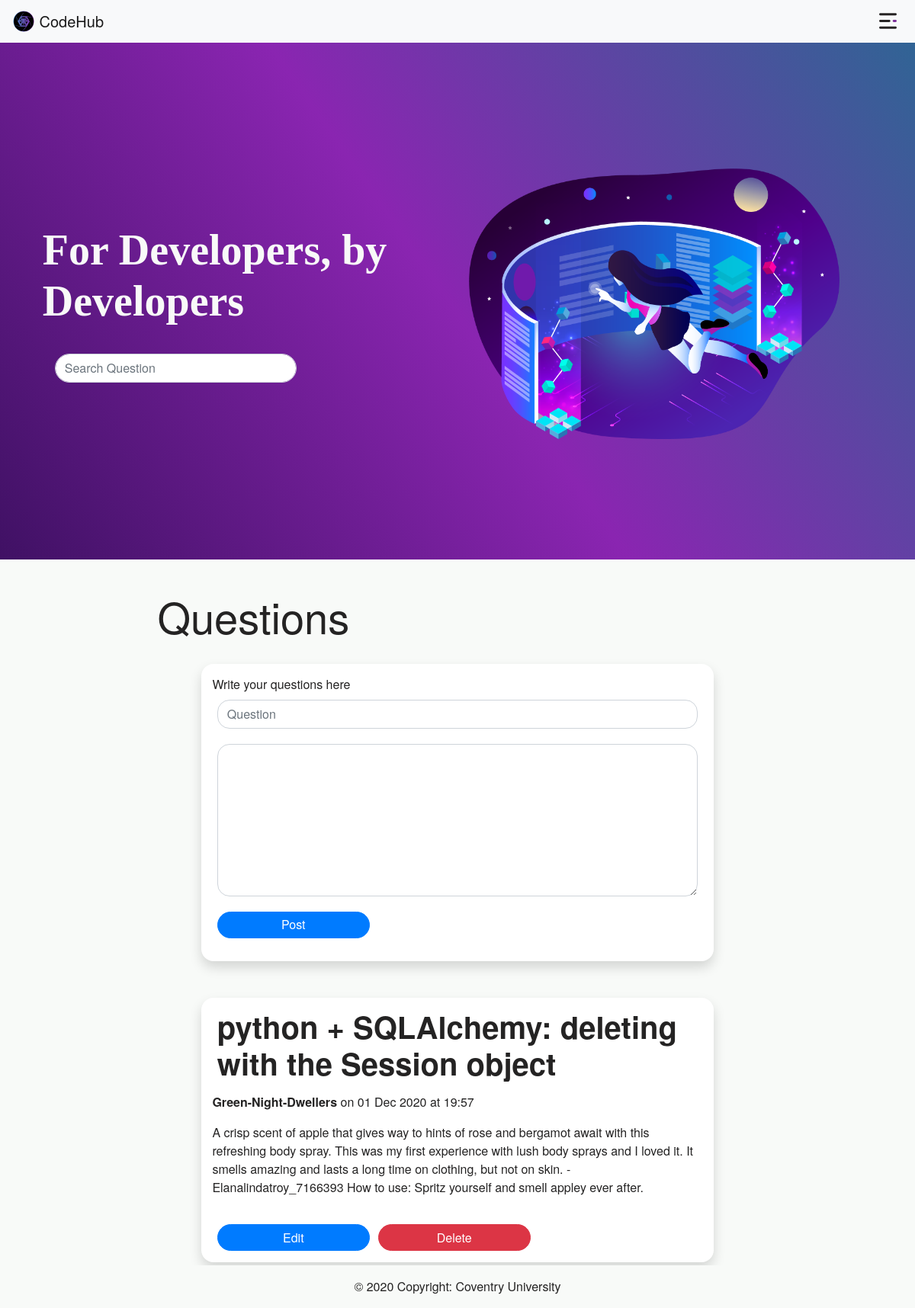
Screenshot of / (signed in) with the database file from the repository.
### app/models/models.py (models this page shows, shortened)
class Question(db.Model):
    question_id = db.Column(db.Integer, primary_key=True)
    title = db.Column(db.String(), unique=True, nullable=False)
    date = db.Column(db.DateTime, default=datetime.utcnow)
    content = db.Column(db.Text, nullable=True)
    user_id = db.Column(db.Integer, db.ForeignKey('user.user_id'), nullable=False)
    answer_id = db.relationship('Answer', cascade='all,delete', backref='question', lazy=True)

class User(db.Model, UserMixin):
    user_id = db.Column(db.Integer, primary_key=True)
    name = db.Column(db.String(80), unique=False, nullable=False)
    username = db.Column(db.String(80), unique=True, nullable=False)
    email = db.Column(db.String(120), unique=True, nullable=False)
    password = db.Column(db.String(120), nullable=False)
    email_confirmation = db.Column(db.Boolean(1), unique=False, default=False)
    admin = db.Column(db.Boolean(1), unique=False, default=False)
    question = db.relationship('Question', backref='author', lazy=True)
    answer = db.relationship('Answer', backref='author', lazy=True)
    def get_id(self):
           return (self.user_id)

### app/main/routes.py (the view, shortened to what this page needs)
@home_blp.route('/',  methods=['GET', 'POST'])
def index():
    form = Questions_Form()
    questions = Question.query.all()
    return render_template('home/home.html', form=form, questions=questions)

### app/questions/forms/questions.py
class Questions_Form(FlaskForm):
    title = StringField('Title', validators=[DataRequired(), Length(max=1000)])
    content = TextAreaField('Question', validators=[DataRequired(), Length(max=2000)])
    submit = SubmitField('Post')

### app/models/models.py (called while the page is built)
@login_manager.user_loader
def load_user(user_id):
    return User.query.get(int(user_id))

### app/templates/home/home.html (shortened to what this page needs)
{% extends 'base.html' %}
{% block body %}
    <div class="container">
        <div class="row home_banner">
            <div class="col-sm search_container">
                <div class="jumbotron jumbotron-fluid">
                    <h1 class="display-4">For Developers, by Developers</h1>
                    <form class="form-inline">
                        <input class="search_bar form-control form-control-md ml-3 w-75" type="text" placeholder="Search Question"
                        aria-label="Search">
                    </form>
                </div>
            </div>
            <figure id='banner_img' class="col-sm">
                <img src="/static/images/banner.png" alt="">
            </figure>
        </div>
    </div>
    <div class="home_feedArea col-container">
        <h1 id='question_search' class="display-4">Questions</h1>
        {% if current_user.is_authenticated %}
            <form class="form-group shadow p-3 mb-5 bg-white rounded" method="POST" action="">
                <label for="exampleFormControlTextarea6">Write your questions here</label>
                {% if form.title.errors %}
                    {{ form.title(class="form-control is-invalid", placeholder="Question") }}
                    <div class="invalid-feedback">
                        {% for error in form.title.errors %}
                            {{ error }}
                        {% endfor %}
                    </div>
                {% else %}
                    {{ form.title(class="form-control", placeholder="Question") }}
                {% endif %}
                {% if form.content.errors %}
                    {{ form.content(class="form-control is-invalid") }}
                    <div class="invalid-feedback">
                        {% for error in form.content.errors %}
                            {{ error }}
                        {% endfor %}
                    </div>
                {% else %}
                    {{ form.content(class="form-control") }}
                {% endif %}
                <div class="form-group">
                    {{ form.submit(class="btn question_btn btn-primary") }}
                </div>
            </form>
        {% endif %}
        {% for question in  questions %}
            <div class="form-group shadow p-3 mb-5 bg-white rounded">
                <h1 id='title'><a href="/questions/{{ question.question_id }}">{{ question.title}}</a></h1>
                <p><b> {{ question.author.username }} </b>  on {{ question.date.strftime('%d %b %Y') }} at {{ question.date.strftime('%H:%M') }}</p>
                <p>{{ question.content }}</p>
                {% if current_user.is_authenticated %}
                    {% if question.author ==  current_user%}
                        <div class="btn btn-primary question_btn">
                            <a href="/questions/{{ question.question_id }}">Edit</a>
                        </div>
                        <button class="btn btn-danger question_btn" data-toggle="modal" data-target="#deleteModal">
                            Delete
                        </button>
                    {% endif %}
                {% endif %}
            </div>
        {% endfor %}
    </div>
{% endblock %}

### app/templates/base.html (shortened to what this page needs)
<!DOCTYPE html>
<html lang="en">
<head>
    <link rel="stylesheet" href="https://cdn.jsdelivr.net/npm/bootstrap@4.5.3/dist/css/bootstrap.min.css"
>
    <link rel="stylesheet" href="{{ url_for('static', filename='main.css') }}">
</head>
<body>
    <header>
        <nav class="navbar navbar-expand-lg navbar-light bg-light">
            <div class="collapse navbar-collapse" id="navbarSupportedContent">
                <ul class="navbar-nav">
                    <a class="navbar-brand" href="/">
                        <img src="/static/images/logo.png" width="30" height="30" class="d-inline-block align-top" alt="" loading="lazy">
                        CodeHub
                    </a>
                </ul>
                <ul class="navbar-nav ml-auto">
                    {% if current_user.is_authenticated %}
                        <li class="nav-item dropdown">
                            <a class="nav-link " href="#" id="navbarDropdown" role="button"
                                data-toggle="dropdown" aria-haspopup="true" aria-expanded="false">
                                <img src="/static/images/menu.svg" width="23" height="23" class="d-inline-block align-top" alt="" loading="lazy">
                            </a>
                        </li>
                    {% endif %}
                </ul>
            </div>
        </nav>
    </header>
    {% block body %}{% endblock %}
    <footer class="page-footer font-small blue fixed-bottom">
        <div class="footer-copyright text-center py-3">© 2020 Copyright:
            <a> Coventry University</a><br>
        </div>
    </footer>
</body>
</html>

### app/static/main.css (style rules this page uses)
body { margin: 0; font-family: "Helvetica Neue", Helvetica, Arial, sans-serif; color: rgb(36, 35, 35); background: no-repeat center center fixed linear-gradient(to top right, rgba(2,0,36,1) 0%, rgba(138,37,177,1) 63%, rgba(47,101,148,1) 99%) !important; background-repeat: no-repeat; -webkit-background-size: cover; -moz-background-size: cover; -o-background-size: cover; background-size: cover; height: 95vh; }
.home_feedArea { background-color: #f8faf8; padding: 1% 10%; min-width: 50% !important; }
.home_feedArea>#question_search { margin: 3% 9% !important; }
.jumbotron { margin-left: 2%; padding-top: 10%; padding-right: 0% !important; background-color: transparent !important; align-content: center; }
.jumbotron>h1 { color: #f8faf8; padding-top: 5%; font-family: montserrat; font-weight: bold; }
.question_btn { margin-top: 20px; border-radius: 20px !important; width: 200px; padding: 0.7% 0%; align-content: center; margin-left: 1% !important; }
footer, .feedArea, .reset_btn { background-color: #f8faf8; }
#banner_img>img { width: 90% !important; height: auto; margin: 10%; margin-left: 0% !important; align-items: center; }
.col-container, .feedArea { min-height: 100%; }
.search_bar { margin-top: 5%; border-radius: 25px !important; align-content: center !important; width: 60% !important; margin-left: 0% !important; }
#content, #content_answer { margin-top: 20px; height: 200px; }
#content, #title>a, .rounded, #title, #content_answer { border-radius: 16px !important; margin-left: auto; margin-right: auto; width: 98%; color: rgb(36, 35, 35); text-decoration: none; }
.rounded { width: 70%; padding: 1.5% !important; }
.home_banner { margin-top: 10% !important; margin-bottom: 8% !important; }
#title>a { position: relative; display: inline-block; font-weight: 800; color: rgb(36, 35, 35); overflow: hidden; background: linear-gradient(to right, #007bff, #007bff 50%, rgb(36, 35, 35) 50%); background-clip: text; -webkit-background-clip: text; -webkit-text-fill-color: transparent; background-size: 200% 100%; background-position: 100%; transition: background-position 250ms ease; }
.question_btn>a { text-decoration: none; color: #fff; }
.search_container { align-content: center !important; }

### rows the page displays
Question: title "python + SQLAlchemy: deleting with the Session object", author.username "Green-Night-Dwellers", date "01 Dec 2020", date "19:57", content "A crisp scent of apple that gives way to hints of rose and bergamot await with this refreshing body spray. This was my first experience with lush body sprays and I loved it. It smells amazing and lasts a long time on clothing, but not on skin. - Elanalindatroy_7166393 How to use: Spritz yourself and smell appley ever after."
